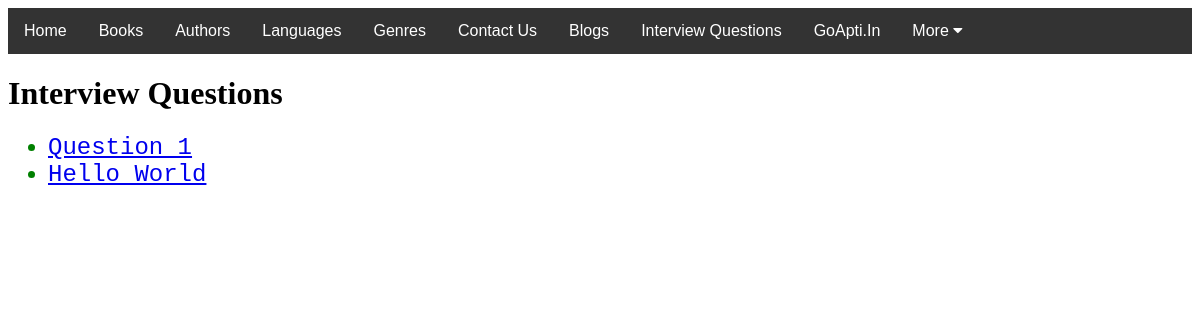
The app's page /catalog/interview/, older data.
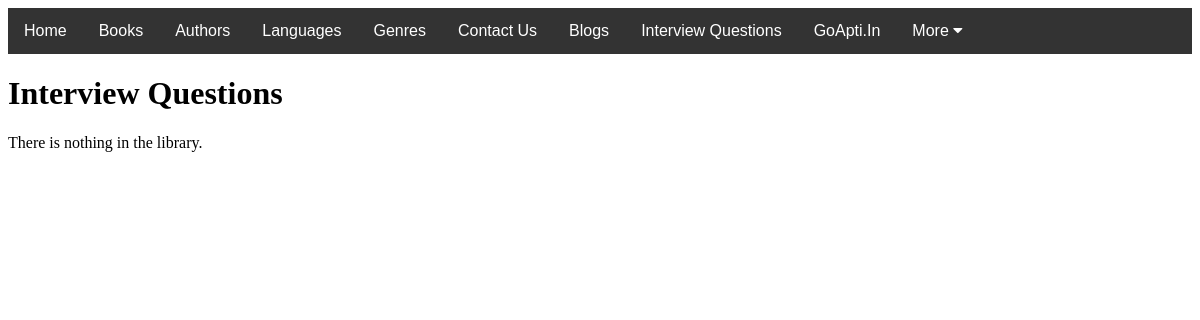
The same page, newer data.
### catalog/models.py (models this page shows)
class Interview(models.Model):
    title = models.CharField(max_length=300, unique=True)
    slug = models.SlugField(max_length=300, unique=True)
    author = models.ForeignKey(User, on_delete=models.CASCADE)
    updated_on = models.DateTimeField(auto_now=True)
    content = models.TextField()
    image = models.ImageField(default="yes")
    created_on = models.DateTimeField(auto_now_add=True)
    status = models.IntegerField(choices=STATUS, default=0)
    class Meta:
        ordering = ['-created_on']
    def __str__(self):
        return self.title
    def get_absolute_url(self):
        return reverse('interview', )

### catalog/views.py (the view)
# urls.py: path('interview/', views.InterviewListView.as_view(), name='interview'),
class InterviewListView(generic.ListView):
    model = Interview
    template_name = 'interview_list.html'

### catalog/templates/catalog/interview_list.html
{% extends "base_generic.html" %}
{% block content %}
  <h1>Interview Questions</h1>
  {% if interview_list %}
  <ul>
    {% for interview in interview_list %}
      <li style="color: green; font-family: courier; font-size: 150%;">
        <a href="{{ interview.get_absolute_url }}">{{ interview }}</a>
      </li>
    {% endfor %}
  </ul>
  {% else %}
    <p>There is nothing in the library.</p>
  {% endif %}
{% endblock %}

Row changes from the older to the newer data that the page shows:
removed Interview: title "Question 1"
removed Interview: title "Hello World"
Text that changed along with them:
text now shown: "There is nothing in the library."
